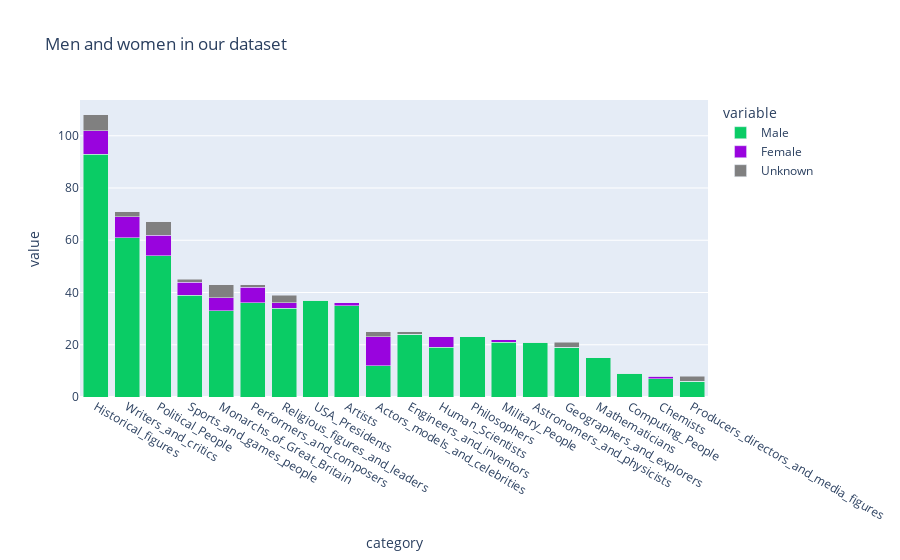

The notebook cell saved with this chart:
### Code cell
fig = px.bar(people_gender, x='category', y=["Male", 'Female', "Unknown"], title="Men and women in our dataset", color_discrete_sequence=[color_male,color_female,color_unknown])
fig.update_layout(barmode='stack', xaxis={'categoryorder':'total descending'})
fig.show()
fig.write_html("docs/overall_categories_gender.html")

### Figure 1 — Plotly figure (JSON) as saved in the notebook; plotly's stock layout.template omitted (floating-point values rounded to 4 significant figures)
{"data": [{"alignmentgroup": "True", "hovertemplate": "variable=Male<br>category=%{x}<br>value=%{y}<extra></extra>", "legendgroup": "Male", "marker": {"color": "#0acc65", "pattern": {"shape": ""}}, "name": "Male", "offsetgroup": "Male", "orientation": "v", "showlegend": true, "textposition": "auto", "type": "bar", "x": ["Actors_models_and_celebrities", "Artists", "Astronomers_and_physicists", "Chemists", "Computing_People", "Engineers_and_inventors", "Geographers_and_explorers", "Historical_figures", "Human_Scientists", "Mathematicians", "Military_People", "Monarchs_of_Great_Britain", "Performers_and_composers", "Philosophers", "Political_People", "Producers_directors_and_media_figures", "Religious_figures_and_leaders", "Sports_and_games_people", "USA_Presidents", "Writers_and_critics"], "xaxis": "x", "y": [12, 35, 21, 7, 9, 24, 19, 93, 19, 15, 21, 33, 36, 23, 54, 6, 34, 39, 37, 61], "yaxis": "y"}, {"alignmentgroup": "True", "hovertemplate": "variable=Female<br>category=%{x}<br>value=%{y}<extra></extra>", "legendgroup": "Female", "marker": {"color": "#9904de", "pattern": {"shape": ""}}, "name": "Female", "offsetgroup": "Female", "orientation": "v", "showlegend": true, "textposition": "auto", "type": "bar", "x": ["Actors_models_and_celebrities", "Artists", "Astronomers_and_physicists", "Chemists", "Computing_People", "Engineers_and_inventors", "Geographers_and_explorers", "Historical_figures", "Human_Scientists", "Mathematicians", "Military_People", "Monarchs_of_Great_Britain", "Performers_and_composers", "Philosophers", "Political_People", "Producers_directors_and_media_figures", "Religious_figures_and_leaders", "Sports_and_games_people", "USA_Presidents", "Writers_and_critics"], "xaxis": "x", "y": [11, 1, 0, 1, 0, 0, 0, 9, 4, 0, 1, 5, 6, 0, 8, 0, 2, 5, 0, 8], "yaxis": "y"}, {"alignmentgroup": "True", "hovertemplate": "variable=Unknown<br>category=%{x}<br>value=%{y}<extra></extra>", "legendgroup": "Unknown", "marker": {"color": "grey", "pattern": {"shape": ""}}, "name": "Unknown", "offsetgroup": "Unknown", "orientation": "v", "showlegend": true, "textposition": "auto", "type": "bar", "x": ["Actors_models_and_celebrities", "Artists", "Astronomers_and_physicists", "Chemists", "Computing_People", "Engineers_and_inventors", "Geographers_and_explorers", "Historical_figures", "Human_Scientists", "Mathematicians", "Military_People", "Monarchs_of_Great_Britain", "Performers_and_composers", "Philosophers", "Political_People", "Producers_directors_and_media_figures", "Religious_figures_and_leaders", "Sports_and_games_people", "USA_Presidents", "Writers_and_critics"], "xaxis": "x", "y": [2, 0, 0, 0, 0, 1, 2, 6, 0, 0, 0, 5, 1, 0, 5, 2, 3, 1, 0, 2], "yaxis": "y"}], "layout": {"barmode": "stack", "legend": {"title": {"text": "variable"}, "tracegroupgap": 0}, "title": {"text": "Men and women in our dataset"}, "xaxis": {"anchor": "y", "categoryorder": "total descending", "domain": [0, 1], "title": {"text": "category"}}, "yaxis": {"anchor": "x", "domain": [0, 1], "title": {"text": "value"}}}}
